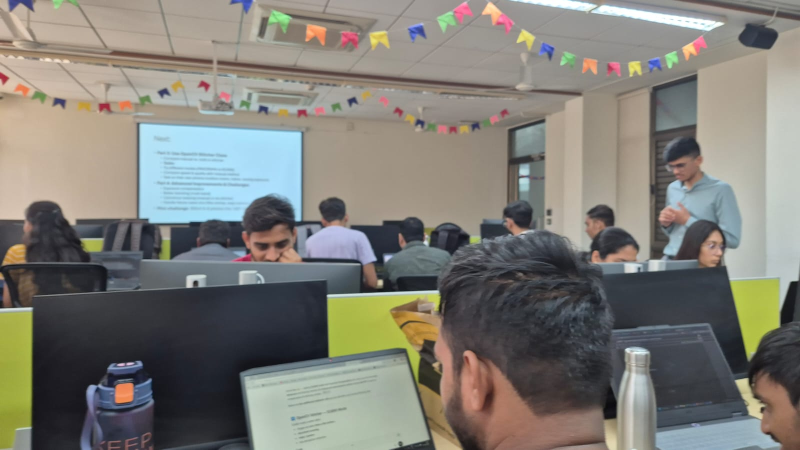
#> input picture LAB_5/data/1.jpeg, 1600 x 900 px, found by its file name (shown at 1/2 size); its folder holds only this picture in this run
$ jupyter execute deep_stitch.ipynb
#> lines starting #> are read from the running program, lines starting #| are printed output that depends on the picture
[cell 1]
import cv2
import numpy as np
import os
from google.colab.patches import cv2_imshow

[cell 2]
class DeepSphericalStitcher:
    def __init__(self, folder_path, resize_width=600):
        self.folder_path = folder_path
        self.resize_width = resize_width
        self.images = self._prepare_data()
        # Using SIFT for high-accuracy feature matching in a classroom environment
        self.finder = cv2.SIFT_create()

    def _prepare_data(self):
        """Loads images and normalizes lighting to fix dark areas."""
        files = sorted([f for f in os.listdir(self.folder_path) if f.lower().endswith(('.jpg', '.png', '.jpeg'))])
        processed = []
        for f in files:
            img = cv2.imread(os.path.join(self.folder_path, f))
#> img is the input picture: shape (900, 1600, 3); mean B, G, R 118.5, 125.5, 127.2
            if img is not None:
                h, w = img.shape[:2]
#> h = 900; w = 1600
                img = cv2.resize(img, (self.resize_width, int(h * (self.resize_width/w))))
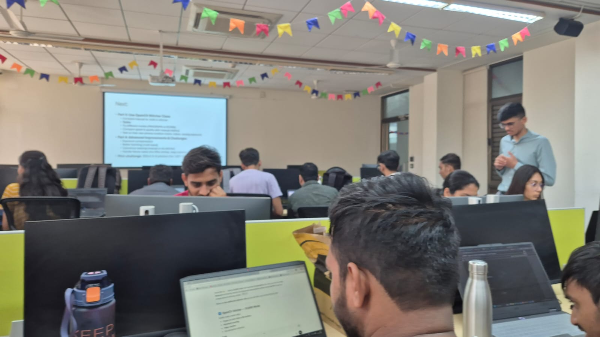
#> img: shape (337, 600, 3); mean B, G, R 118.4, 125.4, 127.2

                # Apply CLAHE to equalize brightness across the 30 images
                lab = cv2.cvtColor(img, cv2.COLOR_BGR2LAB)
#> lab: shape (337, 600, 3); mean of channels 0, 1, 2 132, 128.1, 131.8
                l, a, b = cv2.split(lab)
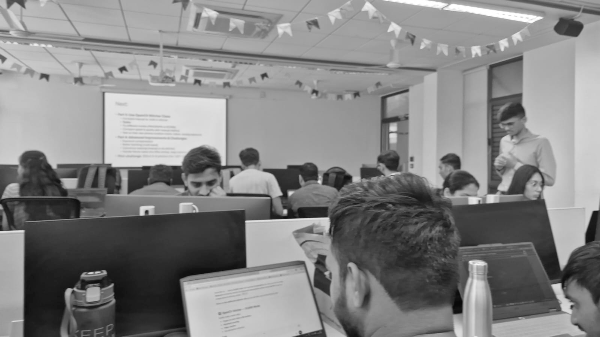
#> l: shape (337, 600); min 8, max 255, mean 132
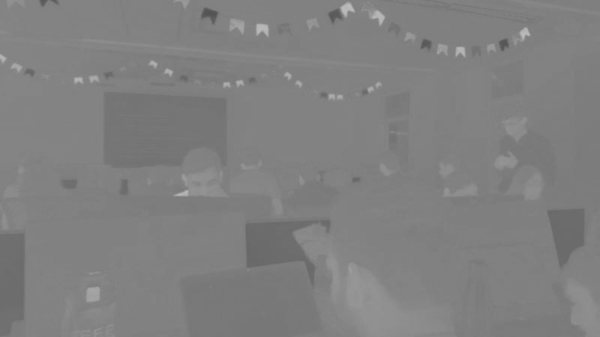
#> a: shape (337, 600); min 83, max 191, mean 128.1
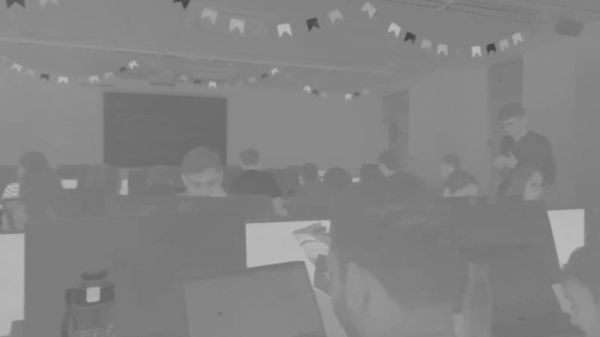
#> b: shape (337, 600); min 67, max 189, mean 131.8
                clahe = cv2.createCLAHE(clipLimit=2.0, tileGridSize=(8,8))
                l = clahe.apply(l)
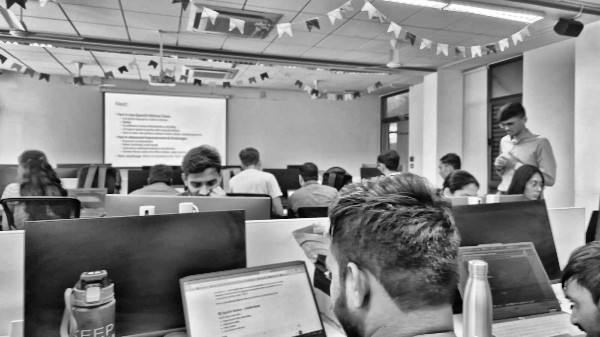
#> l: shape (337, 600); min 4, max 255, mean 137.8
                img = cv2.merge((l, a, b))
#> img: shape (337, 600, 3); mean of channels 0, 1, 2 137.8, 128.1, 131.8
                processed.append(cv2.cvtColor(img, cv2.COLOR_LAB2BGR))
        print(f"✅ Pre-processed {len(processed)} images for Spherical Stitching.")
#| ✅ Pre-processed 1 images for Spherical Stitching.
#> in __init__, `self.images = self._prepare_data()`: self.images = 1 item
        return processed

    def run_proper_stitch(self):
        """
        Uses the OpenCV Stitcher class configured for high-depth 360 panoramas.
        This handles Bundle Adjustment and Spherical Warping automatically.
        """
        # Create a Stitcher object specifically for PANORAMA mode
        # This mode uses Spherical Warping instead of Planar Warping
        stitcher = cv2.Stitcher_create(cv2.Stitcher_PANORAMA)

        print("🚀 Starting Global Bundle Adjustment for 30 images...")
        # This is the 'Proper' way: it optimizes all 30 images simultaneously
        status, panorama = stitcher.stitch(self.images)
#> status = 1

        if status == cv2.Stitcher_OK:
            # Post-process: Crop the wavy black edges
            final_result = self.auto_crop(panorama)
            print("✨ Stitching Successful!")
            cv2_imshow(final_result)
            cv2.imwrite('proper_360_stitch.jpg', final_result)
        else:
            print(f"❌ Stitching failed with Status Code: {status}")
#| ❌ Stitching failed with Status Code: 1
            self._explain_error(status)

    def auto_crop(self, img):
        """Removes the irregular black borders created by spherical projection."""
        gray = cv2.cvtColor(img, cv2.COLOR_BGR2GRAY)
        thresh = cv2.threshold(gray, 1, 255, cv2.THRESH_BINARY)[1]
        cnts = cv2.findContours(thresh, cv2.RETR_EXTERNAL, cv2.CHAIN_APPROX_SIMPLE)[0]
        if cnts:
            c = max(cnts, key=cv2.contourArea)
            x, y, w, h = cv2.boundingRect(c)
            return img[y:y+h, x:x+w]
        return img

    def _explain_error(self, status):
#> called with status = 1
        errors = {
            1: "ERR_NEED_MORE_IMGS: Not enough overlap between your 30 images.",
            2: "ERR_HOMOGRAPHY_EST_FAIL: Could not find matching points (too dark or blurry).",
            3: "ERR_CAMERA_PARAMS_ADJUST_FAIL: Camera geometry mismatch."
        }
        print(errors.get(status, "Unknown error."))
#| ERR_NEED_MORE_IMGS: Not enough overlap between your 30 images.

$ run again, on LAB_5/data/13.jpeg
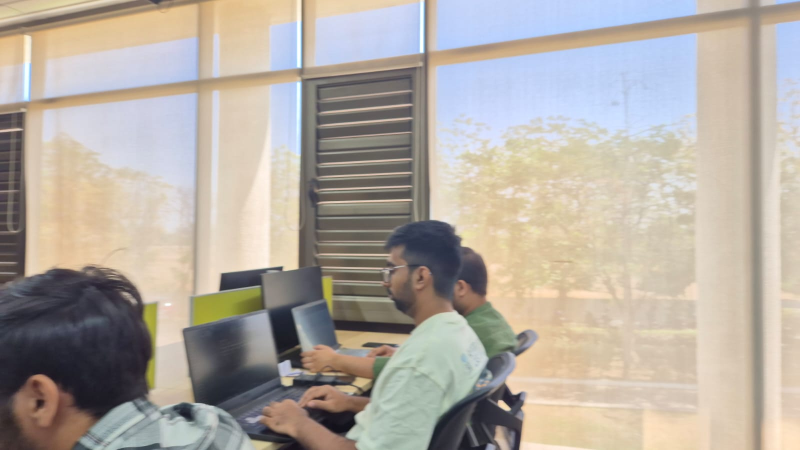
#> input picture LAB_5/data/13.jpeg, 1600 x 900 px, found by its file name (shown at 1/2 size)
#> in _prepare_data, img is the input picture: shape (900, 1600, 3); mean B, G, R 161.9, 170.8, 178.5
#> lab: shape (337, 600, 3); mean of channels 0, 1, 2 177.7, 129.8, 133.5
#> in _prepare_data, `l, a, b = cv2.split(lab)`:
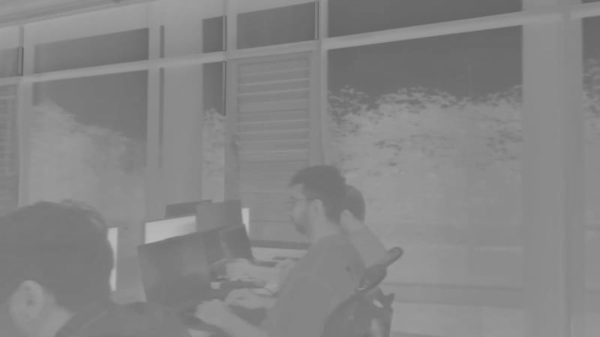
#> b: shape (337, 600); min 99, max 187, mean 133.5
#> in _prepare_data, `l = clahe.apply(l)`:
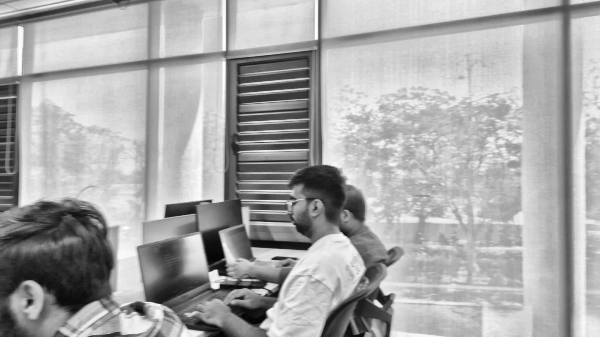
#> l: shape (337, 600); min 4, max 255, mean 168
#| ✅ Pre-processed 1 images for Spherical Stitching.
#> self.images = 1 item
#> status = 1
#| ❌ Stitching failed with Status Code: 1
#| ERR_NEED_MORE_IMGS: Not enough overlap between your 30 images.

$ run again, on LAB_5/data/14.jpeg
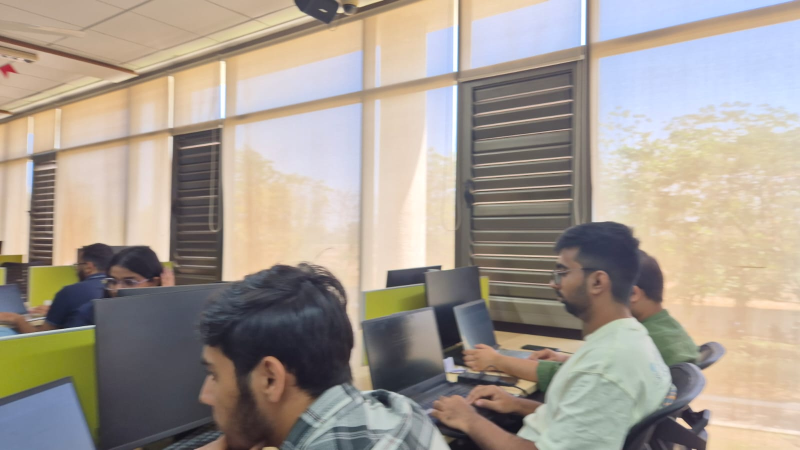
#> input picture LAB_5/data/14.jpeg, 1600 x 900 px, found by its file name (shown at 1/2 size)
#> in _prepare_data, img is the input picture: shape (900, 1600, 3); mean B, G, R 145.5, 155.5, 165.1
#> lab: shape (337, 600, 3); mean of channels 0, 1, 2 163.1, 130.4, 134.3
#> in _prepare_data, `l, a, b = cv2.split(lab)`:
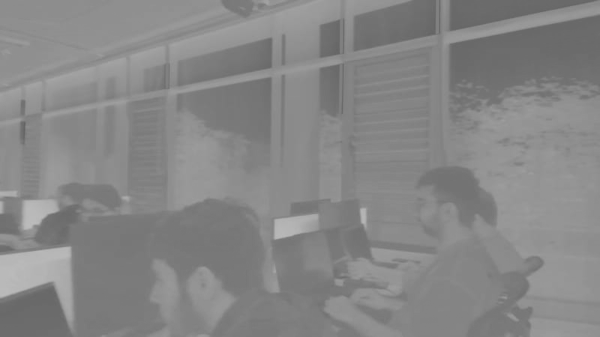
#> b: shape (337, 600); min 99, max 188, mean 134.3
#> in _prepare_data, `l = clahe.apply(l)`:
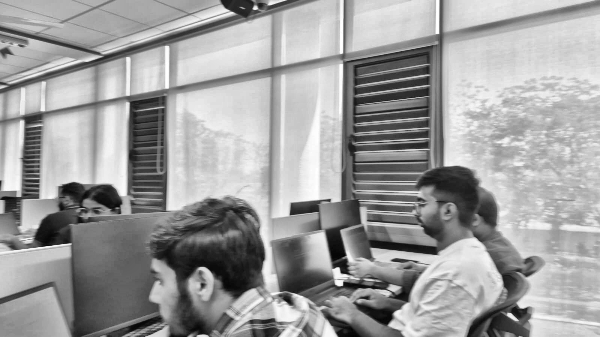
#> l: shape (337, 600); min 3, max 255, mean 157.8
#| ✅ Pre-processed 1 images for Spherical Stitching.
#> self.images = 1 item
#> status = 1
#| ❌ Stitching failed with Status Code: 1
#| ERR_NEED_MORE_IMGS: Not enough overlap between your 30 images.

$ run again, on LAB_5/data/15.jpeg
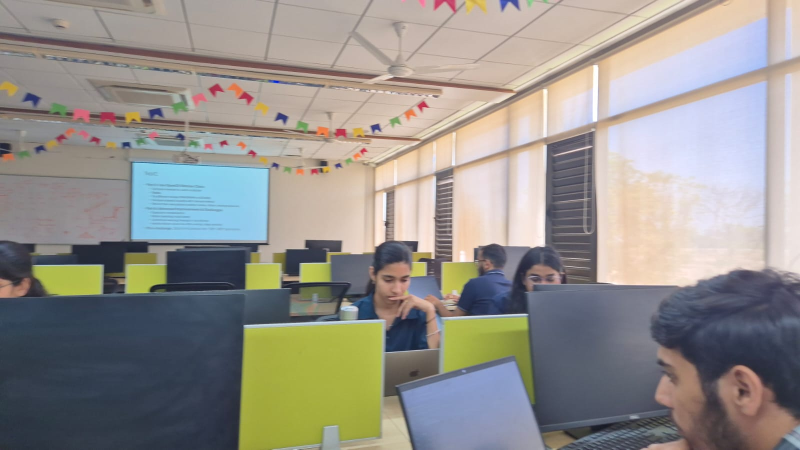
#> input picture LAB_5/data/15.jpeg, 1600 x 900 px, found by its file name (shown at 1/2 size)
#> in _prepare_data, img is the input picture: shape (900, 1600, 3); mean B, G, R 139.8, 145, 148.1
#> lab: shape (337, 600, 3); mean of channels 0, 1, 2 152.2, 129.2, 130.8
#> in _prepare_data, `l, a, b = cv2.split(lab)`:
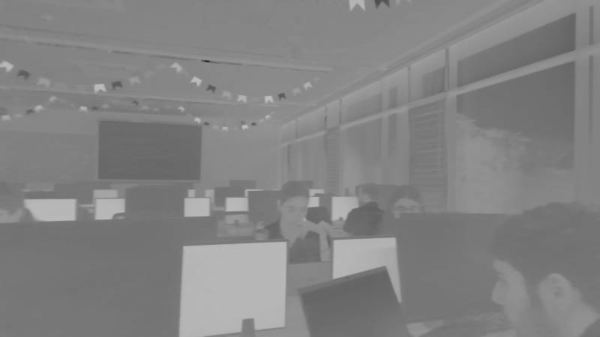
#> b: shape (337, 600); min 39, max 192, mean 130.8
#> in _prepare_data, `l = clahe.apply(l)`:
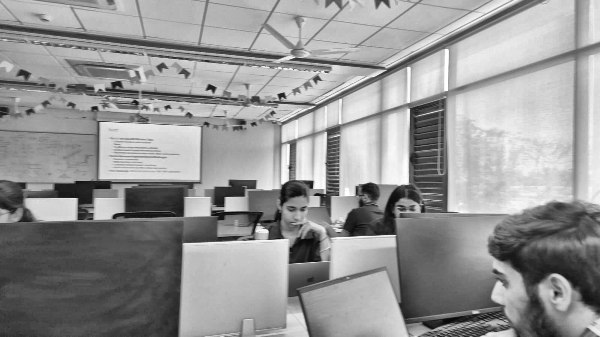
#> l: shape (337, 600); min 7, max 255, mean 149.6
#| ✅ Pre-processed 1 images for Spherical Stitching.
#> self.images = 1 item
#> status = 1
#| ❌ Stitching failed with Status Code: 1
#| ERR_NEED_MORE_IMGS: Not enough overlap between your 30 images.
